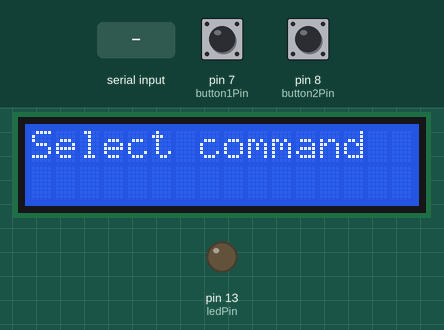
Simulated run of this sketch. Board: Arduino Uno, built with avr-gcc and run on an emulated ATmega328P. On the bench: 16×2 character LCD, output pins drawn as LEDs (lit = HIGH). Inputs (shaded band) come from the test bench; at power-on: pin 8 (button2Pin) HIGH, pin 7 (button1Pin) HIGH. What the sketch prints to the serial monitor is not drawn.

Above: at 1.2 s.
1.3 s: pin 8 (button2Pin) pulled LOW for 0.15 s
At 2.6 s:
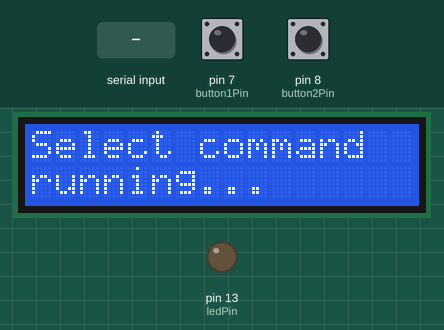
2.9 s: "1\n" received over Serial
At 4.1 s:
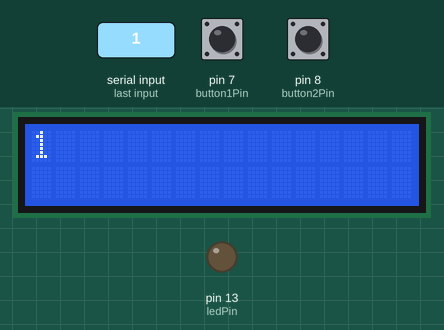
4.4 s: "{\n" received over Serial
At 5.4 s:
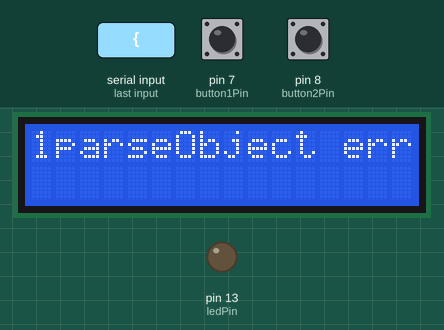
5.9 s: pin 8 (button2Pin) pulled LOW for 1 s
At 7.4 s:
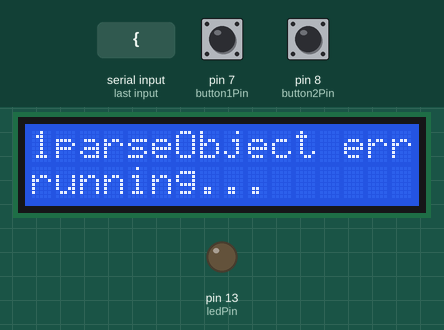
8.4 s: pin 7 (button1Pin) pulled LOW for 0.15 s
At 9.7 s:
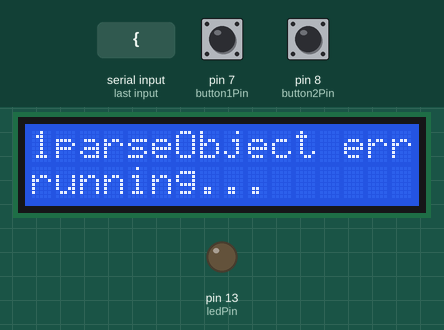
10.0 s: pin 7 (button1Pin) pulled LOW for 3.2 s
At 11.0 s:
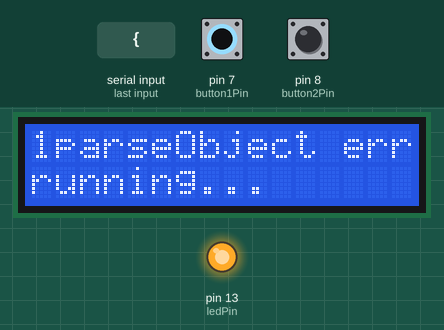
Timing chart, 0 to 14.8 s (numbered marks = the images above; inputs shaded):
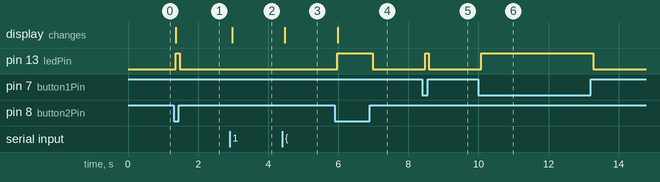

The sketch:

circuitButton.ino
```cpp
// Send a message over the serial port when the buttons are pushed

#include <LiquidCrystal.h>
#include <ArduinoJson.h>

const int button1Pin = 7;  // pushbutton 1 pin
const int button2Pin = 8;  // pushbutton 2 pin
const int ledPin =  13;    // LED pin

boolean holding1,holding2 = false;

LiquidCrystal lcd(12,11,5,4,3,2);

String message;

const int BUFFER_SIZE = JSON_OBJECT_SIZE(2);
StaticJsonBuffer<BUFFER_SIZE> jsonBuffer;
JsonObject& root = jsonBuffer.createObject();

int commandIndex = -1;

void setup() {
  // initialize serial communication at 9600 bits per second:
  Serial.begin(9600);

  // Set up the pushbutton pins to be an input:
  pinMode(button1Pin, INPUT);
  pinMode(button2Pin, INPUT);

  // Set up the LED pin to be an output:
  pinMode(ledPin, OUTPUT);

  // Init the LCD screen as 2 lines of 16 characters
  lcd.begin(16, 2);
  lcd.clear();
  lcd.print("Select command");
}

void clearLCDLine(int lineno) {
  lcd.setCursor(0,lineno);
  lcd.print("                ");
  lcd.setCursor(0,lineno);
}

void loop() {
  int button1State, button2State;

  button1State = digitalRead(button1Pin);
  button2State = digitalRead(button2Pin);

  // Button 1 will handle cycling through different requests
  if (button1State == LOW && !holding1)  {
    holding1 = true;
    digitalWrite(ledPin, HIGH);
    commandIndex++;
    Serial.print("GET-DISLAY-NAME:");
    Serial.print(commandIndex);
    Serial.print("\n");
  } else if (button1State == HIGH && holding1) {
    holding1 = false;
    digitalWrite(ledPin, LOW);
  }

  // Button 2 will fire the request
  if (button2State == LOW && !holding2)  {
    holding2 = true;
    digitalWrite(ledPin, HIGH);
    lcd.setCursor(0,1);
    lcd.print("running...      ");
    Serial.print("RUN-COMMAND:");
    Serial.print(commandIndex);
    Serial.print("\n");
  } else if (button2State == HIGH && holding2) {
    holding2 = false;
    digitalWrite(ledPin, LOW);
  }

  // Serial listener waits for response back
  if (Serial.available() > 0) {

    message = Serial.readStringUntil('\n');
    Serial.print("debug: message:");
    Serial.print(message);
    Serial.print("\n");

    char json[message.length()+1];
    message.toCharArray(json, message.length()+1);

    Serial.print("debug: char array: ");
    Serial.print(json);
    Serial.print("\n");

    if (json[0] == '{') {
      DynamicJsonBuffer cmdBuffer;
      JsonObject& cmdRoot = cmdBuffer.parseObject(json);

      if (cmdRoot.success()) {
        Serial.print("debug: parseObject success!\n");
        String line1 = cmdRoot["line1"].asString();
        String line2 = cmdRoot["line2"].asString();
        if (line1 != "") {
          clearLCDLine(0);
          lcd.print(line1);
        }
        if (line2 != "") {
          clearLCDLine(1);
          lcd.print(line2);
        }
      } else {
        lcd.print("parseObject error");
      }
    } else {
      lcd.clear();
      lcd.print(json);
    }

    message = "";
  }

  delay(100);
}
```

Measured:
- after the input at 1.3 s, pin 13 (ledPin): LOW → HIGH after 0.07 s, → LOW 0.10 s later; the display: changes after 0.07 s (image 1)
- after the input at 2.9 s, the display: changes after 0.07 s (image 2)
- after the input at 4.4 s, the display: changes after 0.08 s (image 3)
- after the input at 5.9 s, pin 13 (ledPin): LOW → HIGH after 0.08 s, → LOW 1.0 s later; the display: changes after 0.08 s (image 4)
- after the input at 8.4 s, pin 13 (ledPin): LOW → HIGH after 0.08 s, → LOW 0.10 s later
- after the input at 10.0 s, pin 13 (ledPin): LOW → HIGH after 0.08 s, → LOW 3.2 s later
